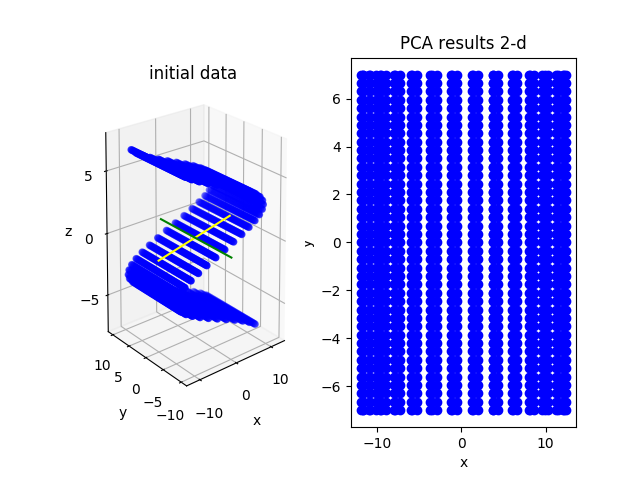

Source code (Python):
#coding=utf-8
'''
***** PCA *****
author : zsz
email  : zhengsz@pku.edu.cn
last modify: 2017-12-8
description: a simple impletation of PCA algorithm
copyright: the codes following are free, hope these codes can be helpful
***** ******** *****
'''
__author__ = 'zsz'
import numpy as np
import matplotlib.pyplot as plt
from mpl_toolkits.mplot3d import Axes3D
# this is a module written to get data
import fetchData

# without much verbose codes, starts directly
if __name__ == '__main__':
    # get the data, the usage of fetchData function can be found in the README file
    xData, yData = fetchData.fetchData('sample.txt', x_beg=1, x_size=3, y_beg=0, y_size=1)
    # change data to matrix for convenience
    xData = np.mat(xData)
    # it is important to subtracts the mean value
    xData = xData - np.mean(xData, 0)
    # AA can be also computed by 'AA = xData.T * xData'
    AA = np.cov(xData, rowvar=False)
    # the convenient function to get eigenvalue and the right vectors
    v, w = np.linalg.eig(AA)
    # to know which ones are bigger eigenvalues
    v_index = np.argsort(v)
    # to take the top 2
    w_index = v_index[-1:-3:-1]
    w2 = w[:,w_index]
    # to get the new representation of data
    projectX = xData * w2

    # draw some pictures for joy
    plt.subplot('122')
    x1 = projectX[:, 0]
    x1 = np.array(x1).reshape(-1)
    x2 = projectX[:, 1]
    x2 = np.array(x2).reshape(-1)
    plt.scatter(x1, x2, c='b')
    plt.xlabel('x')
    plt.ylabel('y')
    plt.title('PCA results 2-d')

    ax = plt.subplot('121', projection='3d')
    x1 = xData[:, 0]
    x1 = np.array(x1).reshape(-1)
    x2 = xData[:, 1]
    x2 = np.array(x2).reshape(-1)
    x3 = xData[:, 2]
    x3 = np.array(x3).reshape(-1)
    ax.scatter(x1, x2, x3, color='blue')
    ax.set_xlabel('x')
    ax.set_ylabel('y')
    ax.set_zlabel('z')
    plt.title('initial data')

    # to draw the main directions
    mainW = np.array(w2[:,0]).reshape(-1)
    line = np.linspace(-10,10,1000)
    l1 = mainW[0] * line
    l2 = mainW[1] * line
    l3 = mainW[2] * line
    ax.plot(l1, l2, l3, color='yellow')
    secondW = np.array(w2[:, 1]).reshape(-1)
    l1 = secondW[0] * line
    l2 = secondW[1] * line
    l3 = secondW[2] * line
    ax.plot(l1, l2, l3, color='green')

    plt.show()
